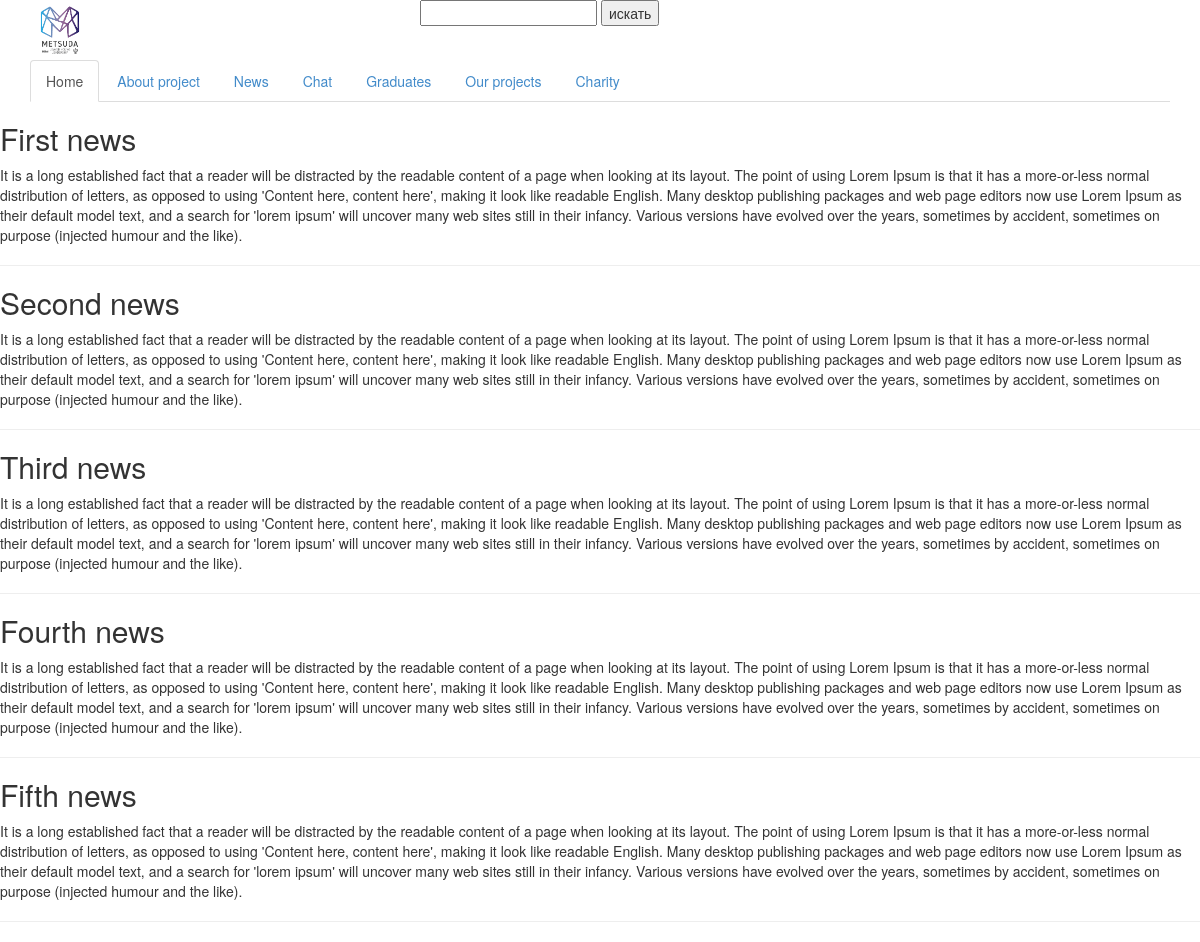
Page /news/ on the committed database.
### web_service/models.py (models this page shows, shortened)
class News(models.Model):
    item_title = models.CharField(max_length=110)
    item_text = models.TextField(max_length=3000)
    pub_date = models.DateTimeField('date published')
    published = models.BooleanField(default = True)
    category = models.ForeignKey(NewsCategory, on_delete=models.CASCADE)

### web_service/views.py (the view)
# urls.py: path('news/', views.news, name='news'),
def news(request):
	news = News.objects.order_by('pub_date')[:20]
	context = {
	'news': news,
	}
	return render(request, 'news.html', context)

### web_service/templates/news.html (shortened to what this page needs)
{%extends "base.html"%}
{%block content%}
	{%for item in news%}
		<h2>{{item.item_title}}</h2>
		<p>{{item.item_text}}</p>
		<hr>
	{%endfor%}
{%endblock content%}

### web_service/static/css/style.css (style rules this page uses)
* { transition: 0.5s; }

### rows in the picture
News: item_title "First news", item_text "It is a long established fact that a reader will be distracted by the readable content of a page when looking at its layout. The point of using Lorem Ipsum is that it has a more-or-less normal distribution of letters, as opposed to using 'Content here, content here', making it look like readable English. Many desktop publishing packages and web page editors now use Lorem Ipsum as their default model text, and a search for 'lorem ipsum' will uncover many web sites still in their infancy. Various versions have evolved over the years, sometimes by accident, sometimes on purpose (injected humour and the like)."
News: item_title "Second news", item_text "It is a long established fact that a reader will be distracted by the readable content of a page when looking at its layout. The point of using Lorem Ipsum is that it has a more-or-less normal distribution of letters, as opposed to using 'Content here, content here', making it look like readable English. Many desktop publishing packages and web page editors now use Lorem Ipsum as their default model text, and a search for 'lorem ipsum' will uncover many web sites still in their infancy. Various versions have evolved over the years, sometimes by accident, sometimes on purpose (injected humour and the like)."
News: item_title "Third news", item_text "It is a long established fact that a reader will be distracted by the readable content of a page when looking at its layout. The point of using Lorem Ipsum is that it has a more-or-less normal distribution of letters, as opposed to using 'Content here, content here', making it look like readable English. Many desktop publishing packages and web page editors now use Lorem Ipsum as their default model text, and a search for 'lorem ipsum' will uncover many web sites still in their infancy. Various versions have evolved over the years, sometimes by accident, sometimes on purpose (injected humour and the like)."
News: item_title "Fourth news", item_text "It is a long established fact that a reader will be distracted by the readable content of a page when looking at its layout. The point of using Lorem Ipsum is that it has a more-or-less normal distribution of letters, as opposed to using 'Content here, content here', making it look like readable English. Many desktop publishing packages and web page editors now use Lorem Ipsum as their default model text, and a search for 'lorem ipsum' will uncover many web sites still in their infancy. Various versions have evolved over the years, sometimes by accident, sometimes on purpose (injected humour and the like)."
News: item_title "Fifth news", item_text "It is a long established fact that a reader will be distracted by the readable content of a page when looking at its layout. The point of using Lorem Ipsum is that it has a more-or-less normal distribution of letters, as opposed to using 'Content here, content here', making it look like readable English. Many desktop publishing packages and web page editors now use Lorem Ipsum as their default model text, and a search for 'lorem ipsum' will uncover many web sites still in their infancy. Various versions have evolved over the years, sometimes by accident, sometimes on purpose (injected humour and the like)."
